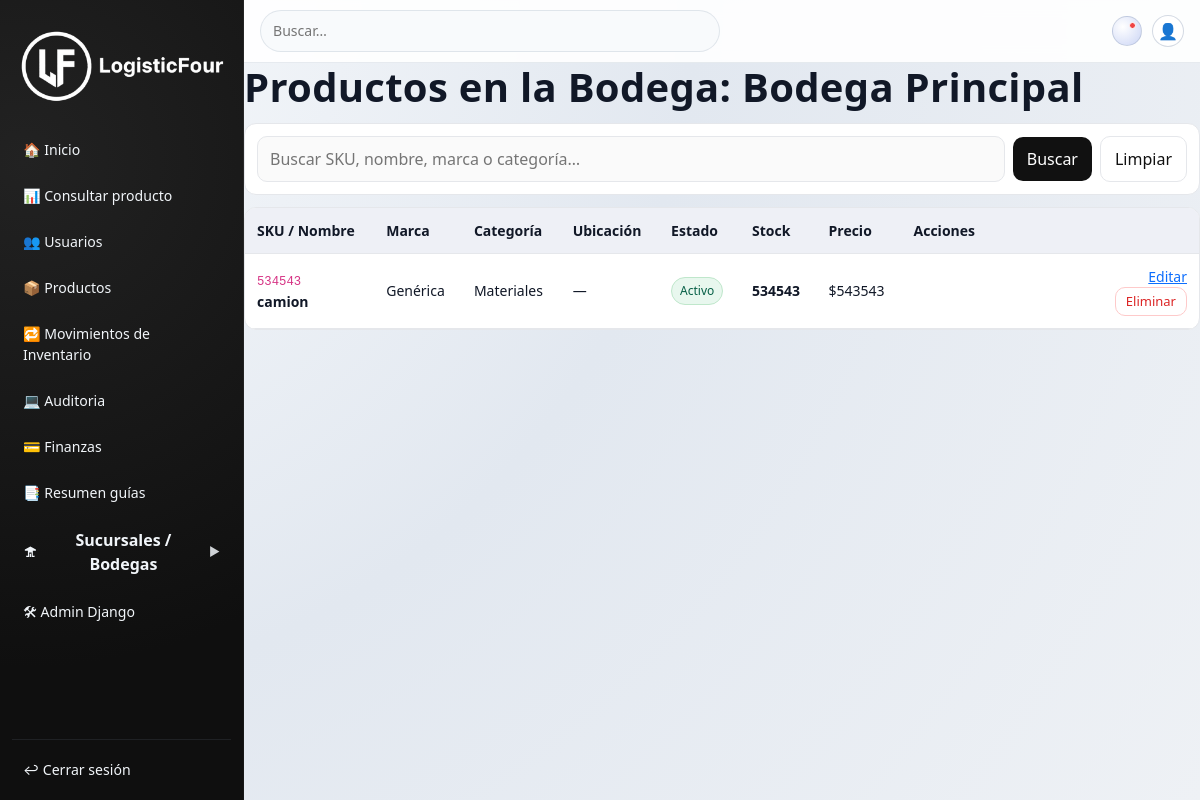
The page /productos/bodega/1/ (signed in) on the database its author committed.
### core/models.py (models this page shows, shortened)
class MarcaTiempo(models.Model):
    creado_en = models.DateTimeField(auto_now_add=True)
    actualizado_en = models.DateTimeField(auto_now=True)
    class Meta:
        abstract = True

class Bodega(MarcaTiempo):
    codigo = models.CharField(max_length=30)
    nombre = models.CharField(max_length=150)
    direccion = models.CharField(blank=True, max_length=255)
    descripcion = models.TextField(blank=True)
    activo = models.BooleanField(default=True)
    productos = models.ManyToManyField(Producto, blank=True, related_name="bodegas")
    class Meta:
        db_table = "bodegas"

class Producto(models.Model):
    sku = models.CharField(max_length=100, unique=True)
    nombre = models.CharField(max_length=200)
    marca = models.ForeignKey('Marca', on_delete=models.SET_NULL, null=True, blank=True)
    categoria = models.ForeignKey('CategoriaProducto', on_delete=models.SET_NULL, null=True, blank=True)
    unidad_base = models.ForeignKey('UnidadMedida', on_delete=models.CASCADE)
    tasa_impuesto = models.ForeignKey('TasaImpuesto', on_delete=models.SET_NULL, null=True, blank=True)
    activo = models.BooleanField(default=True)
    es_serializado = models.BooleanField(default=False)
    tiene_vencimiento = models.BooleanField(default=False)
    precio = models.PositiveIntegerField(default=0)
    stock = models.PositiveIntegerField(default=0)
    ubicaciones_bodega = models.ManyToManyField(UbicacionBodega, related_name="productos_bodega", blank=True)
    ubicaciones_sucursal = models.ManyToManyField(UbicacionSucursal, related_name="productos_sucursal", blank=True)
    class Meta:
        db_table = "productos"

class Marca(MarcaTiempo):
    nombre = models.CharField(max_length=150, unique=True)
    class Meta:
        db_table = "marcas"
    def __str__(self):
        return self.nombre

class CategoriaProducto(MarcaTiempo):
    padre = models.ForeignKey(
        "self",
        on_delete=models.SET_NULL,
        null=True,
        blank=True,
    )
    nombre = models.CharField(max_length=150)
    codigo = models.CharField(max_length=50, blank=True)
    class Meta:
        db_table = "categorias_productos"
    def __str__(self):
        return self.nombre

### core/views.py (the view)
# urls.py: path('productos/bodega/<int:bodega_id>/', views.productos_por_bodega, name='productos_por_bodega'),
@login_required
def productos_por_bodega(request, bodega_id):
    try:
        bodega = Bodega.objects.get(id=bodega_id)
    except Bodega.DoesNotExist:
        return render(request, "core/error.html", {"error": "Bodega no encontrada."})
    ubicaciones_en_bodega = bodega.ubicaciones.all()
    if not ubicaciones_en_bodega:
        return render(
            request,
            "core/error.html",
            {"error": "No se encontraron ubicaciones asociadas a esta bodega."},
        )
    productos = (
        Producto.objects.filter(stocks__ubicacion_bodega__bodega=bodega)
        .distinct()
        .annotate(
            stock_total=Coalesce(
                Sum("stocks__cantidad_disponible"),
                Value(0, output_field=DecimalField(max_digits=20, decimal_places=6)),
            )
        )
    )
    return render(
        request,
        "core/productos_por_bodega.html",
        {
            "bodega": bodega,
            "ubicaciones_en_bodega": ubicaciones_en_bodega,
            "productos": productos,
        },
    )

### core/context_processors.py (called while the page is built)
def currency_context(request):
    current = request.session.get("currency", "CLP")
    return {
        "current_currency": current,
        "currency_supported": ["CLP", "USD"],
    }

### core/templates/core/productos_por_bodega.html (shortened to what this page needs)
{% extends "core/base.html" %}
{% block content %}
<div class="page-head">
  <h1>Productos en la Bodega: {{ bodega.nombre }}</h1>
</div>
<form method="get" class="filter-card" role="search">
  <input type="search" class="input" name="q" value="{{ q }}" placeholder="Buscar SKU, nombre, marca o categoría…" />
  <button class="btn" type="submit">Buscar</button>
  <a class="btn ghost" href="{% url 'productos_por_bodega' bodega.id %}">Limpiar</a>
</form>
<div class="table-wrap">
  <table class="data-table">
    <thead>
      <tr>
        <th>SKU / Nombre</th>
        <th>Marca</th>
        <th>Categoría</th>
        <th>Ubicación</th>
        <th>Estado</th>
        <th>Stock</th>
        <th>Precio</th>
        <th>Acciones</th>
      </tr>
    </thead>
    <tbody>
      {% for p in productos %}
      <tr>
        <td data-label="SKU / Nombre">
          <div><code>{{ p.sku }}</code></div>
          <div><strong>{{ p.nombre }}</strong></div>
        </td>
        <td>{{ p.marca|default:"—" }}</td>
        <td>{{ p.categoria|default:"—" }}</td>
        <td>{{ p.ubicacion|default:"—" }}</td>
        <td>
          {% if p.activo %}
            <span class="lx-badge ok">Activo</span>
          {% else %}
            <span class="lx-badge no">Inactivo</span>
          {% endif %}
        </td>
        <td><strong>{{ p.stock }}</strong></td>
        <td>${{ p.precio }}</td>
        <td class="col-actions">
          <a href="{% url 'producto-update' p.pk %}">Editar</a>
          <form method="post" action="{% url 'producto-delete' p.pk %}" onsubmit="return confirm('¿Eliminar este producto?')">
            <button type="submit" class="lx-act danger">Eliminar</button>
          </form>
        </td>
      </tr>
      {% empty %}
      <tr><td colspan="8">No hay productos en esta bodega.</td></tr>
      {% endfor %}
    </tbody>
  </table>
</div>
{% endblock %}

### core/templates/core/base.html (style rules this page uses)
:root { --bg: #eef1f5; --panel: #ffffff; --ink: #111827; --muted: #6b7280; --line: rgba(15,23,42,.06); --ok: #16a34a; --warn: #ea580c; --sidebar-w: 244px; --brand: #E30613; --radius-lg: 14px; --radius-md: 10px; }
* { box-sizing:border-box }
html,body { height:100% }
body { margin:0; background: radial-gradient(circle at 0 0, #f8fafc 0%, #e2e8f0 48%, #eef1f5 100%); color:var(--ink); font-family: system-ui, -apple-system, BlinkMacSystemFont, "Segoe UI", sans-serif; max-width:100vw; overflow-x:hidden; }

### core/templates/core/productos_por_bodega.html (style rules this page uses)
:root { --ink:#111827; --muted:#6b7280; --line:#e5e7eb; --bg:#f5f7fb; --head:#eef0f6; --pri:#111; --pri-ink:#fff; --danger:#dc2626; }
.page-head { display:flex;align-items:center;justify-content:space-between;gap:12px;margin-bottom:12px }
.page-head h1 { margin:0;font-weight:800;letter-spacing:.3px }
.filter-card { background:#fff;border:1px solid var(--line);border-radius:12px;padding:12px;margin-bottom:12px; display:flex;gap:8px;align-items:center;flex-wrap:wrap }
.filter-card .input { flex:1 1 280px;min-width:220px;padding:10px 12px;border:1px solid var(--line);border-radius:10px;background:#fafafa }
.filter-card .btn { background:#111;color:#fff;border:0;border-radius:10px;padding:10px 14px;cursor:pointer }
.filter-card .btn.ghost { background:#fff;color:#111;border:1px solid var(--line) }
.table-wrap { background:#fff;border:1px solid var(--line);border-radius:12px;overflow:hidden }
.data-table { width:100%;border-collapse:separate;border-spacing:0;font-size:14px }
.data-table thead th { position:sticky;top:0;background:var(--head);z-index:1;text-align:left;padding:12px;font-weight:700;border-bottom:1px solid var(--line) }
.data-table tbody td { padding:12px;border-bottom:1px solid var(--line) }
.col-actions { text-align:right;min-width:280px;white-space:nowrap }
.lx-badge { display:inline-block;padding:4px 8px;font-size:12px;border-radius:999px;border:1px solid var(--line);background:#f8fafc;color:#374151 }
.lx-badge.ok { background:#e8f7ee;color:#065f46;border-color:#bfe7cb }
.lx-act { display:inline-flex;align-items:center;gap:6px; padding:7px 10px;border-radius:10px;font-size:13px;line-height:1;border:1px solid var(--line); background:var(--sec-bg);color:var(--sec-ink);text-decoration:none;cursor:pointer }
.lx-act.danger { background:#fff;color:var(--danger);border-color:#fecaca }

### rows shown on the page
Bodega: nombre "Bodega Principal"
Producto: sku "534543", nombre "camion", marca "Genérica", categoria "Materiales", ubicacion "—", activo "Activo", stock "534543", precio "543543"
